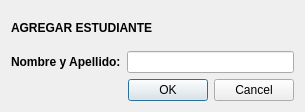
<?xml version="1.0" encoding="UTF-8"?>
<ui version="4.0">
 <class>NuevoE</class>
 <widget class="QDialog" name="NuevoE">
  <property name="geometry">
   <rect>
    <x>0</x>
    <y>0</y>
    <width>305</width>
    <height>112</height>
   </rect>
  </property>
  <property name="windowTitle">
   <string>Dialog</string>
  </property>
  <layout class="QGridLayout" name="gridLayout">
   <item row="0" column="0">
    <widget class="QLabel" name="label_6">
     <property name="font">
      <font>
       <pointsize>9</pointsize>
       <weight>75</weight>
       <bold>true</bold>
      </font>
     </property>
     <property name="text">
      <string>AGREGAR ESTUDIANTE</string>
     </property>
    </widget>
   </item>
   <item row="1" column="0">
    <layout class="QHBoxLayout" name="horizontalLayout">
     <item>
      <widget class="QLabel" name="label_7">
       <property name="font">
        <font>
         <pointsize>9</pointsize>
         <weight>75</weight>
         <bold>true</bold>
        </font>
       </property>
       <property name="text">
        <string>Nombre y Apellido:</string>
       </property>
      </widget>
     </item>
     <item>
      <widget class="QLineEdit" name="inNombre"/>
     </item>
    </layout>
   </item>
   <item row="2" column="0">
    <widget class="QDialogButtonBox" name="buttonBox">
     <property name="orientation">
      <enum>Qt::Horizontal</enum>
     </property>
     <property name="standardButtons">
      <set>QDialogButtonBox::Cancel|QDialogButtonBox::Ok</set>
     </property>
    </widget>
   </item>
  </layout>
 </widget>
 <resources/>
 <connections>
  <connection>
   <sender>buttonBox</sender>
   <signal>accepted()</signal>
   <receiver>NuevoE</receiver>
   <slot>accept()</slot>
   <hints>
    <hint type="sourcelabel">
     <x>248</x>
     <y>254</y>
    </hint>
    <hint type="destinationlabel">
     <x>157</x>
     <y>274</y>
    </hint>
   </hints>
  </connection>
  <connection>
   <sender>buttonBox</sender>
   <signal>rejected()</signal>
   <receiver>NuevoE</receiver>
   <slot>reject()</slot>
   <hints>
    <hint type="sourcelabel">
     <x>316</x>
     <y>260</y>
    </hint>
    <hint type="destinationlabel">
     <x>286</x>
     <y>274</y>
    </hint>
   </hints>
  </connection>
 </connections>
</ui>
